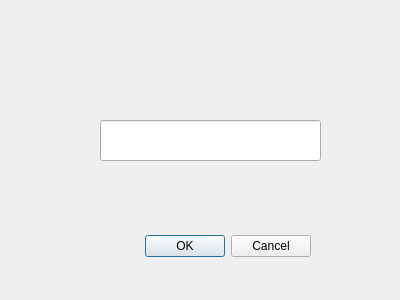
<?xml version="1.0" encoding="UTF-8"?>
<ui version="4.0">
 <class>finalpath</class>
 <widget class="QDialog" name="finalpath">
  <property name="geometry">
   <rect>
    <x>0</x>
    <y>0</y>
    <width>400</width>
    <height>300</height>
   </rect>
  </property>
  <property name="windowTitle">
   <string>Dialog</string>
  </property>
  <widget class="QDialogButtonBox" name="buttonBox">
   <property name="geometry">
    <rect>
     <x>-30</x>
     <y>230</y>
     <width>341</width>
     <height>32</height>
    </rect>
   </property>
   <property name="orientation">
    <enum>Qt::Horizontal</enum>
   </property>
   <property name="standardButtons">
    <set>QDialogButtonBox::Cancel|QDialogButtonBox::Ok</set>
   </property>
  </widget>
  <widget class="QLineEdit" name="path">
   <property name="geometry">
    <rect>
     <x>100</x>
     <y>120</y>
     <width>221</width>
     <height>41</height>
    </rect>
   </property>
  </widget>
 </widget>
 <resources/>
 <connections>
  <connection>
   <sender>buttonBox</sender>
   <signal>accepted()</signal>
   <receiver>finalpath</receiver>
   <slot>accept()</slot>
   <hints>
    <hint type="sourcelabel">
     <x>248</x>
     <y>254</y>
    </hint>
    <hint type="destinationlabel">
     <x>157</x>
     <y>274</y>
    </hint>
   </hints>
  </connection>
  <connection>
   <sender>buttonBox</sender>
   <signal>rejected()</signal>
   <receiver>finalpath</receiver>
   <slot>reject()</slot>
   <hints>
    <hint type="sourcelabel">
     <x>316</x>
     <y>260</y>
    </hint>
    <hint type="destinationlabel">
     <x>286</x>
     <y>274</y>
    </hint>
   </hints>
  </connection>
 </connections>
</ui>
